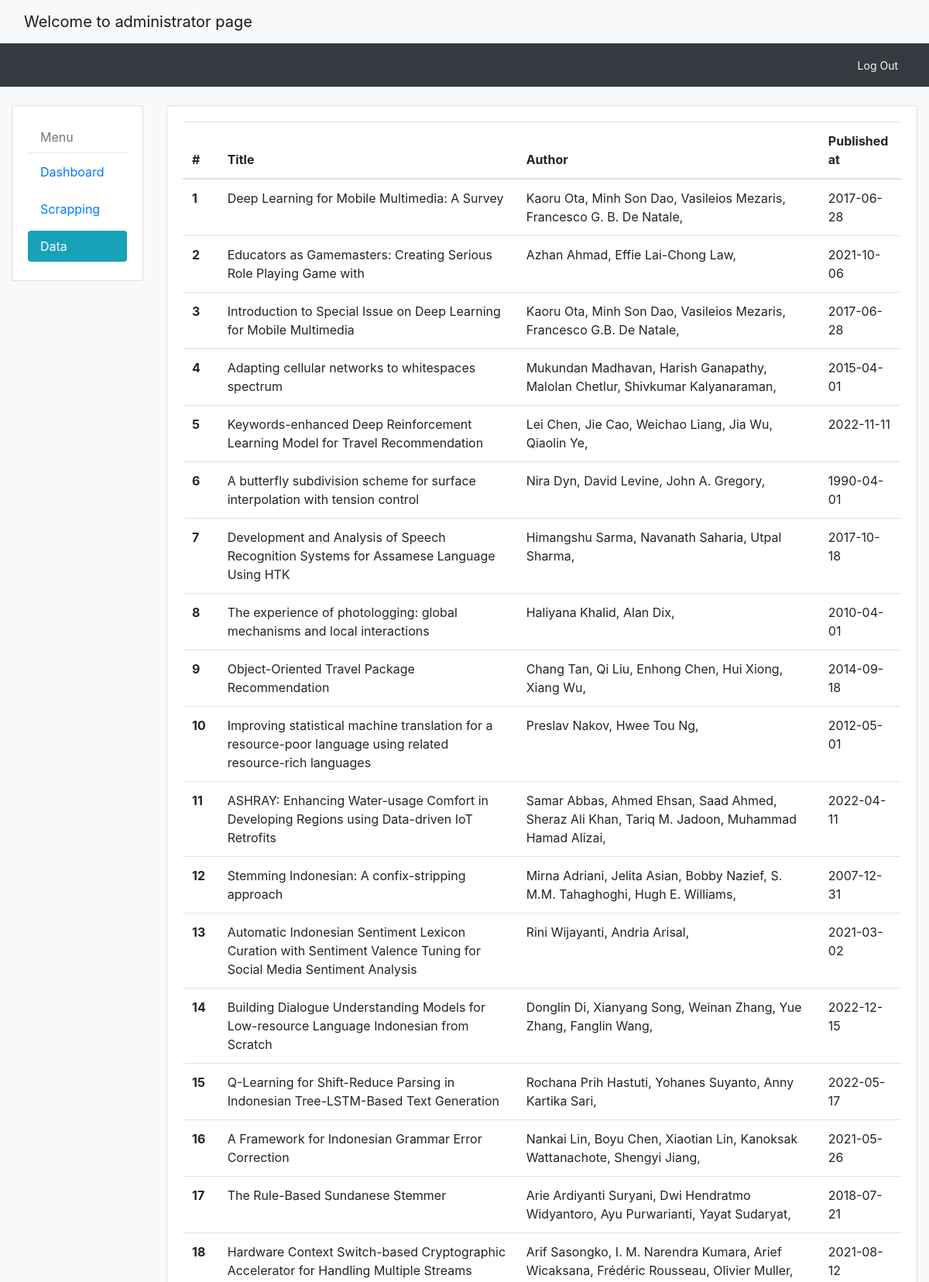
Page /administrator/data (signed in, upper part) on the committed database.
### tables this page shows
CREATE TABLE "scrapping_data" (
	"id"	INTEGER,
	"url"	TEXT,
	"title"	TEXT,
	"author"	TEXT,
	"tahun_terbit"	TEXT,
	"abstract"	TEXT,
	"sumber"	TEXT,
	"keyword"	TEXT,
	PRIMARY KEY("id" AUTOINCREMENT)
);

### index.py (the view)
@app.route("/administrator/data")
def administrator_data():
  if Auth('login').check() == True:
    title_page = "Administrator page"
    conn = sqlite3.connect("./database.sqlite")
    data = conn.execute("SELECT * FROM scrapping_data").fetchall()
    return render_template("./pages/admin/data.html", content={ "title_page" : title_page}, data = data)
  else:
    return redirect(url_for('home'))

### src/Auth.py (called while the page is built)
    def check(self):
        if self.vsession is None:
            return False
        if self.vsession in session and 'administrator' == session[self.vsession]:
            return True
        else:
            return False

### templates/pages/admin/data.html (shortened to what this page needs)
{% extends "./baselogin.html" %}
{% block content %}
<div class="container-fluid my-4">
    <div class="row">
        <div class="col-sm-12 col-md-2 col-lg-2">
            {% include './includes/navbar.html' %}
        </div>
        <div class="col-sm-12 col-md-10 col-lg-10">
            <div class="card ">
                <div class="card-body">
                    <table class="table">
                        <thead>
                          <tr>
                            <th scope="col">#</th>
                            <th scope="col">Title</th>
                            <th scope="col">Author</th>
                            <th scope="col">Published at</th>
                          </tr>
                        </thead>
                        <tbody>
                            {% for dt in data %}
                            <tr>
                                <th scope="row">{{ loop.index }}</th>
                                <td>{{ dt[2] }}</td>
                                <td>{{ dt[3] }}</td>
                                <td>{{ dt[4] }}</td>
                            </tr>
                            {% endfor %}
                        </tbody>
                      </table>
                </div>
            </div>
        </div>
    </div>
</div>
{% endblock %}

### templates/baselogin.html (shortened to what this page needs)
<!DOCTYPE html>
<html lang="en">
<head>
            <link rel="stylesheet" href="https://stackpath.bootstrapcdn.com/bootstrap/4.3.1/css/bootstrap.min.css">
        <link rel="stylesheet" href="./../assets/styles.css">
</head>
<body>
        <div class="container-fluid bg-light h-100">
            <div class="row">
                <div class="col-sm-12 col-md-12 col-lg-12 m-0 p-0 h-100">
                    <nav class="navbar navbar-light bg-light">
                        <div class="container-fluid">
                            <a class="navbar-brand" href="{{ url_for('administrator_index') }}">
                                Welcome to administrator page
                            </a>
                        </div>
                    </nav>
                    <nav class="navbar navbar-dark bg-dark">
                        <div class="container-fluid">
                            <span class="navbar-brand">&nbsp;</span>
                            <div class="d-flex">
                                <a href="{{ url_for('logout') }}" class="btn btn-link btn-sm text-light"> Log Out</a>
                            </div>
                        </div>
                    </nav>
                    {% block content %} {% endblock %}
                </div>
            </div>
        </div>
</body>
</html>

### templates/includes/navbar.html
<div class="card ">
    <div class="card-body">
        <ul class="nav flex-column">
            <li class="nav-item">
                <span class="nav-link disabled"> Menu </span>
                <hr class="m-0 p-0">
            </li>
            <li class="nav-item my-1">
                <a class="nav-link {{ 'bg-info text-white rounded' if 'dashboard' in request.base_url.split('/') else '' }}" aria-current="page" href="{{ url_for('administrator_index') }}">Dashboard</a>
            </li>
            <li class="nav-item my-1">
                <a class="nav-link {{ 'bg-info text-white rounded' if 'scrapping' in request.base_url.split('/') else '' }} " aria-current="page" href="{{ url_for('administrator_scrapping') }}">Scrapping</a>
            </li>
            <li class="nav-item my-1">
                <a class="nav-link {{ 'bg-info text-white rounded' if 'data' in request.base_url.split('/') else '' }} " aria-current="page" href="{{ url_for('administrator_data') }}">Data</a>
            </li>
        </ul>
    </div>
</div>

### assets/styles.css (style rules this page uses)
html, body { height: 100%; }

### rows in the picture
scrapping_data: title "Deep Learning for Mobile Multimedia: A Survey", author "Kaoru Ota, Minh Son Dao, Vasileios Mezaris, Francesco G. B. De Natale,", tahun_terbit "2017-06-28"
scrapping_data: title "Educators as Gamemasters: Creating Serious Role Playing Game with", author "Azhan Ahmad, Effie Lai-Chong Law,", tahun_terbit "2021-10-06"
scrapping_data: title "Introduction to Special Issue on Deep Learning for Mobile Multimedia", author "Kaoru Ota, Minh Son Dao, Vasileios Mezaris, Francesco G.B. De Natale,", tahun_terbit "2017-06-28"
scrapping_data: title "Adapting cellular networks to whitespaces spectrum", author "Mukundan Madhavan, Harish Ganapathy, Malolan Chetlur, Shivkumar Kalyanaraman,", tahun_terbit "2015-04-01"
scrapping_data: title "Keywords-enhanced Deep Reinforcement Learning Model for Travel Recommendation", author "Lei Chen, Jie Cao, Weichao Liang, Jia Wu, Qiaolin Ye,", tahun_terbit "2022-11-11"
scrapping_data: title "A butterfly subdivision scheme for surface interpolation with tension control", author "Nira Dyn, David Levine, John A. Gregory,", tahun_terbit "1990-04-01"
scrapping_data: title "Development and Analysis of Speech Recognition Systems for Assamese Language Using HTK", author "Himangshu Sarma, Navanath Saharia, Utpal Sharma,", tahun_terbit "2017-10-18"
scrapping_data: title "The experience of photologging: global mechanisms and local interactions", author "Haliyana Khalid, Alan Dix,", tahun_terbit "2010-04-01"
scrapping_data: title "Object-Oriented Travel Package Recommendation", author "Chang Tan, Qi Liu, Enhong Chen, Hui Xiong, Xiang Wu,", tahun_terbit "2014-09-18"
scrapping_data: title "Improving statistical machine translation for a resource-poor language using related resource-rich languages", author "Preslav Nakov, Hwee Tou Ng,", tahun_terbit "2012-05-01"
scrapping_data: title "ASHRAY: Enhancing Water-usage Comfort in Developing Regions using Data-driven IoT Retrofits", author "Samar Abbas, Ahmed Ehsan, Saad Ahmed, Sheraz Ali Khan, Tariq M. Jadoon, Muhammad Hamad Alizai,", tahun_terbit "2022-04-11"
scrapping_data: title "Stemming Indonesian: A confix-stripping approach", author "Mirna Adriani, Jelita Asian, Bobby Nazief, S. M.M. Tahaghoghi, Hugh E. Williams,", tahun_terbit "2007-12-31"
scrapping_data: title "Automatic Indonesian Sentiment Lexicon Curation with Sentiment Valence Tuning for Social Media Sentiment Analysis", author "Rini Wijayanti, Andria Arisal,", tahun_terbit "2021-03-02"
scrapping_data: title "Building Dialogue Understanding Models for Low-resource Language Indonesian from Scratch", author "Donglin Di, Xianyang Song, Weinan Zhang, Yue Zhang, Fanglin Wang,", tahun_terbit "2022-12-15"
scrapping_data: title "Q-Learning for Shift-Reduce Parsing in Indonesian Tree-LSTM-Based Text Generation", author "Rochana Prih Hastuti, Yohanes Suyanto, Anny Kartika Sari,", tahun_terbit "2022-05-17"
scrapping_data: title "A Framework for Indonesian Grammar Error Correction", author "Nankai Lin, Boyu Chen, Xiaotian Lin, Kanoksak Wattanachote, Shengyi Jiang,", tahun_terbit "2021-05-26"
scrapping_data: title "The Rule-Based Sundanese Stemmer", author "Arie Ardiyanti Suryani, Dwi Hendratmo Widyantoro, Ayu Purwarianti, Yayat Sudaryat,", tahun_terbit "2018-07-21"
scrapping_data: title "Hardware Context Switch-based Cryptographic Accelerator for Handling Multiple Streams", author "Arif Sasongko, I. M. Narendra Kumara, Arief Wicaksana, Frédéric Rousseau, Olivier Muller,", tahun_terbit "2021-08-12"
